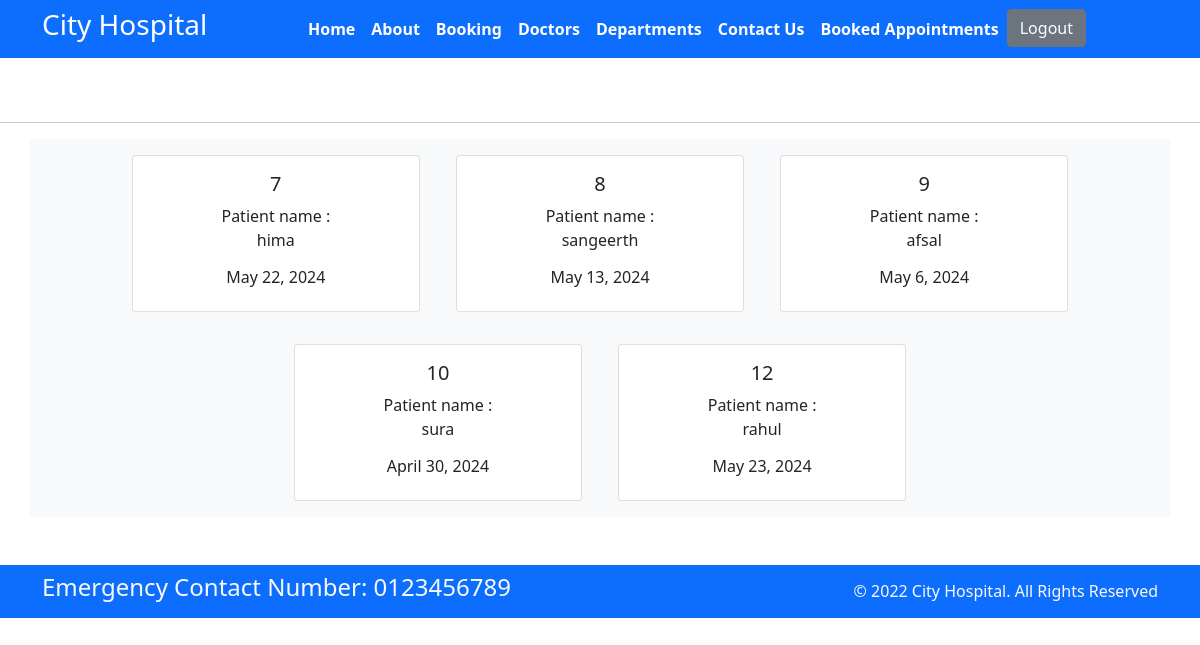
Screenshot of /booked/ (signed in) with the database file from the repository.
### home/models.py (models this page shows)
class Booking(models.Model):
    p_name = models.CharField(max_length=255)
    p_phone = models.CharField(max_length=10)
    p_user = models.ForeignKey(User, on_delete=models.CASCADE, null=True)
    p_email = models.EmailField()
    doc_name = models.ForeignKey(Doctors, on_delete=models.CASCADE)
    booking_date = models.DateField()
    booked_on = models.DateField(auto_now=True)

### home/views.py (the view)
# urls.py: path('booked/', views.booked, name='booked'),
def booked(request):
    booked = Booking.objects.all()
    context = {
        'booked_appointments' : booked
    }
    template = "booked.html"
    return render(request, template, context)

### templates/booked.html (shortened to what this page needs)
{% extends 'base.html' %}
{% block content %}
 <hr>
<div class="container text-center bg-light">
    {% for booking in booked_appointments%}
    {% if user.id == booking.p_user.id or user.is_superuser %}
        <div class="card text-center mx-3 my-3" style="width: 18rem; display: inline-block;">
            <div class="card-body">
              <h5 class="card-title">{{booking.id}}</h5>
              Patient name : <p class="card-text">{{booking.p_name}}</p>
              <h6>{{booking.booking_date}}</h6>
            </div>
          </div>
    {% endif %}
    {% endfor %}
</div>
{% endblock %}

### rows the page displays
Booking: id "7", p_name "hima", booking_date "May 22, 2024"
Booking: id "8", p_name "sangeerth", booking_date "May 13, 2024"
Booking: id "9", p_name "afsal", booking_date "May 6, 2024"
Booking: id "10", p_name "sura", booking_date "April 30, 2024"
Booking: id "12", p_name "rahul", booking_date "May 23, 2024"
